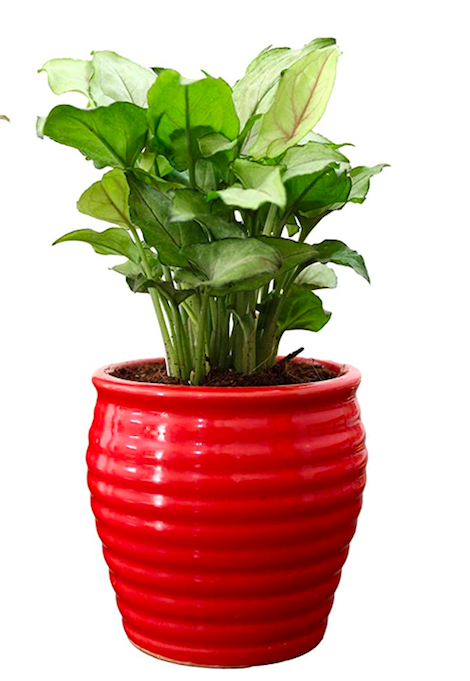
#> input picture experiment_notebooks/test_img_set6_1.png, 470 x 681 px
$ jupyter execute --allow-errors 'Feature Extraction & Mapping - OpenCV.ipynb'   (shell and % lines are left out)   (older library calls are emulated)
#> lines starting #> are read from the running program, lines starting #| are printed output that depends on the picture; after the words box and inside, x2 and y2 are one past the last pixel; in counts of white or black regions, pixels touching at a corner belong together
[cell 1]
import pandas as pd
import numpy as np
import cv2
import matplotlib.pyplot as plt
import os
from PIL import Image
import math

### List of Test Images

[cell 2]
imgA_path_list = ['test_img_set6_1.png']
imgB_path_list = ['test_img_set6_2.png']

[cell 3]
plt.figure(figsize=(15, 12))

plt.subplot(1,2,1)
plt.imshow(Image.open(imgA_path_list[0]))

plt.subplot(1,2,2)
plt.imshow(Image.open(imgB_path_list[0]))
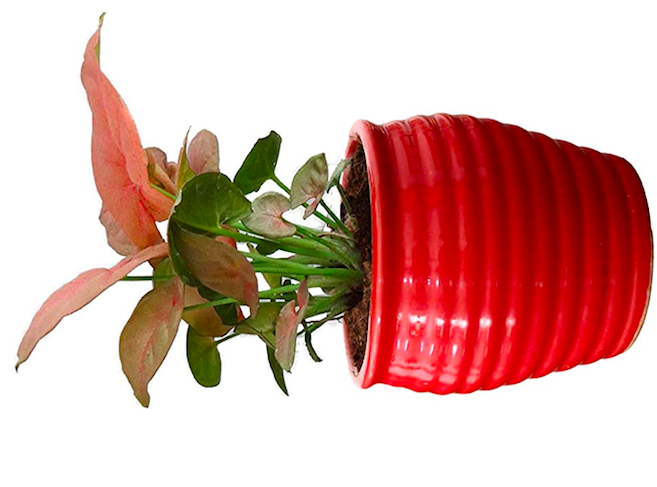
#> input picture experiment_notebooks/test_img_set6_2.png, 657 x 487 px

plt.show()
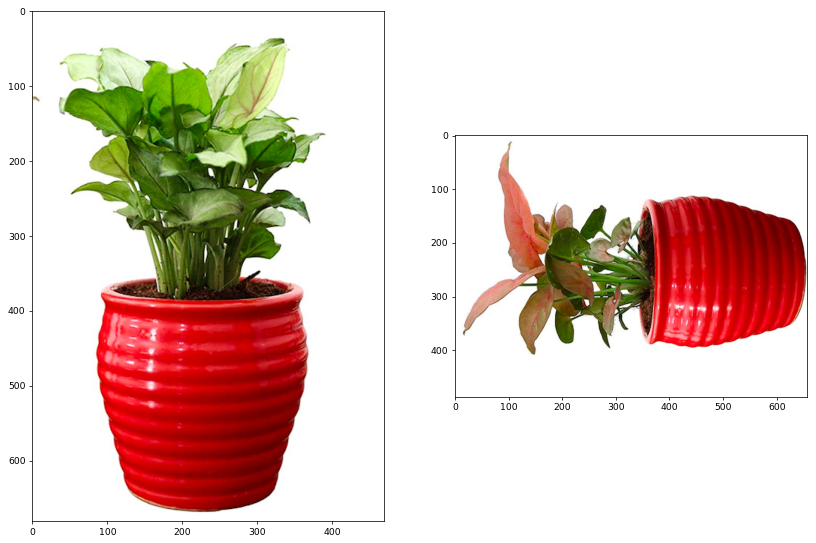
#> figure drawn by matplotlib, 2 panels

### Utility Functions

[cell 4]
def resize_image(img_path, shape_x=728, shape_y=728):
    '''
    Resizing image to a uniform size and return numpy array

    Returns:
        numpy array of the image
    '''
#> called with img_path = 'test_img_set6_1.png'
    pil_image = Image.open(img_path)
#> pil_image is the input picture: PIL image 470x681 RGBA; mean R, G, B, A 205.6, 174.9, 156.7, 255

    if shape_x == None or shape_y == None:
        shape_x, shape_y = pil_image.size
#> shape_x = 470; shape_y = 681
#> in resize_image, pil_image is the input picture: PIL image 657x487 RGBA; mean R, G, B, A 217.2, 175, 168, 255

    return np.asarray(pil_image.resize((shape_x, shape_y), Image.ANTIALIAS))

[cell 5]
def orb_get_kp_and_descp(img_a_array, img_b_array):
    '''
    Oriented FAST and Rotated BRIEF for Feature Extraction
    returns Keypoints and Descriptions of Keypoints for both images
    '''
    orb = cv2.ORB_create()

    a_key_points, a_description = orb.detectAndCompute(img_a_array, None)
#> a_key_points = 500 keypoints; strongest (x, y, size): (290, 235, 31), (282, 235, 31), (238, 220, 31), (302, 348, 31)
    b_key_points, b_description = orb.detectAndCompute(img_b_array, None)
#> b_key_points = 500 keypoints; strongest (x, y, size): (245, 316, 31), (255, 245, 31), (302, 328, 31), (246, 316, 37.2)

    return a_key_points, a_description, b_key_points, b_description

[cell 6]
def draw_key_points(img_keypoints, img_array):
    '''
    Draw the Keypoints extracted from images
    Plots a matplotlib plot - returns nothing
    '''
    img_with_keypoints = cv2.drawKeypoints(img_array,
                                        img_keypoints,
                                        img_array,
                                        flags=cv2.DRAW_MATCHES_FLAGS_DRAW_RICH_KEYPOINTS)

    plt.figure(figsize=(10,10))
    plt.imshow(img_with_keypoints)
    plt.show()

[cell 7]
def brute_force_matcher(A_description, B_description, do_ratio_test=True, ratio_threshold = 0.75, k_nearest=2):
    '''
    Brute force matcher for all images using Hamming Distance

    Option for Lowe's Ratio Test to remove dubious matches (do_ratio_test=True)
    Alternate ratio test logic for k > 2

    Returns list of matched features
    '''
    bf = cv2.BFMatcher(cv2.NORM_HAMMING)
    matches = bf.knnMatch(A_description, B_description, k=k_nearest)

    if do_ratio_test and k_nearest == 2:
        # Apply Lowe Ratio Test
        good_matches = []
        scores = []
        for m,n in matches:
            if m.distance < ratio_threshold*n.distance:
                good_matches.append([m])
                scores.append(1/(1+m.distance))
        return good_matches

    elif do_ratio_test and k_nearest > 2:
        ### alternate ratio test for k > 2
        good_matches = []
        for m in matches:
            distances = [i.distance for i in m]
            distance_delta = [distances[i+1] - distances[i] for i in range(0, len(distances)-1)]
            top_half_avg_distance = np.mean(distance_delta[0:int(len(distance_delta)/2)])
            bottom_half_avg_distance = np.mean(distance_delta[int(len(distance_delta)/2):len(distance_delta)])
            if top_half_avg_distance * ratio_threshold > bottom_half_avg_distance:
                good_matches.append(m[0])

        return good_matches

    else:
        matches = bf.match(A_description, B_description)
        return matches

[cell 8]
def draw_matches(matches, a_key_points, b_key_points, img_a_array, img_b_array):
    '''
    Draw matches between two images
    Plots a matplotlib plot
    '''
    matches_img = cv2.drawMatches(img_a_array, a_key_points,
                                  img_b_array, b_key_points,
                                  np.asarray(matches).squeeze()[0:50],
                                  img_b_array, flags=2)

    plt.figure(figsize=(20,15))
    plt.imshow(matches_img)
    plt.show()

# ORB Keypoint Detection and Feature Matching

[cell 9]
img_array_1 = resize_image(imgA_path_list[0], None, None)
img_array_2 = resize_image(imgB_path_list[0], None, None)

[cell 10]
img_a_array = img_array_1
img_b_array = img_array_2

[cell 11]
best_matched_images = []
max_matched_features = []

all_matches = []

a_key_points, a_description, b_key_points, b_description = orb_get_kp_and_descp(img_a_array, img_b_array)
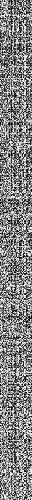
#> b_description: shape (500, 32); min 0, max 255, mean 130.7

matches = brute_force_matcher(a_description, b_description, do_ratio_test=True, ratio_threshold=0.85, k_nearest=2)
#> in brute_force_matcher, `matches = bf.knnMatch(A_description, B_description, k=k_nearest)`: matches = 500 matches
#> after the loop in brute_force_matcher, `for m,n in matches:`: good_matches = 79 matches; scores = 79 values, max 0.5 at index 70, min 0.013 at index 5, mean 0.0434
#> matches = 79 matches

len(matches)
#> Out = 79

### Examples

[cell 12]
example_img = imgA_path_list[0]
mapped_img = imgB_path_list[0]

[cell 13]
plt.figure(figsize=(15, 12))

plt.subplot(1,2,1)
plt.imshow(Image.open(example_img))

plt.subplot(1,2,2)
plt.imshow(Image.open(mapped_img))

plt.show()

### Intermediate Steps

[cell 14]
a_key_points, a_description, b_key_points, b_description = orb_get_kp_and_descp(img_a_array,
                                                                                img_b_array)

#> (a cell that did not finish here is left out)

#> (a cell that did not finish here is left out)

#> (a cell that did not finish here is left out)

# Histogram Matching

https://opencv24-python-tutorials.readthedocs.io/en/latest/py_tutorials/py_imgproc/py_morphological_ops/py_morphological_ops.html
https://opencv24-python-tutorials.readthedocs.io/en/latest/py_tutorials/py_imgproc/py_thresholding/py_thresholding.html

[cell 18]
def remove_image_background(img_array, mask_range:tuple=(240,255)):
    '''
    helper function for removing background from image

    Inputs:
        - img_array: numpy array of image
        - mask_range: tuple, upper and lower bound for image

    Returns:
        - image array with background removed
        - mask used to remove background
    '''
    img_array_gray = cv2.cvtColor(img_array, cv2.COLOR_BGR2GRAY)

    ### create mask - will make the range mentioned as 0 and the remaining as 255
    mask = np.zeros(img_array_gray.shape)
    for i in range(0, len(img_array_gray)):
        for j in range(0, len(img_array_gray[i])):
            if mask_range[0] <= img_array_gray[i][j] <= mask_range[1]:
                mask[i][j] = 0
            else:
                mask[i][j] = 255

    ### removes internal and external noise
    kernel = np.ones((1,1), np.uint8)
    mask = cv2.morphologyEx(mask, cv2.MORPH_OPEN, kernel)
    mask = cv2.morphologyEx(mask, cv2.MORPH_CLOSE, kernel)

    ### smoothing using gaussian blur
    mask = cv2.GaussianBlur(mask, (0,0), sigmaX=1, sigmaY=1, borderType = cv2.BORDER_DEFAULT)

    ### put mask into alpha channel
    no_background_img_array = img_array.copy()
    no_background_img_array = cv2.cvtColor(no_background_img_array, cv2.COLOR_BGR2BGRA)
    no_background_img_array[:, :, 3] = mask

    return no_background_img_array, mask, img_array_gray

[cell 19]
img_array_1 = resize_image(imgA_path_list[0], 728, 728)
img_array_2 = resize_image(imgB_path_list[0], 728, 728)
#> call 4 of resize_image, with img_path = 'test_img_set6_2.png', shape_x = 728, shape_y = 728
#> in resize_image (call 4), `return np.asarray(pil_image.resize((shape_x, shape_y), Image.ANTIALIAS))`:
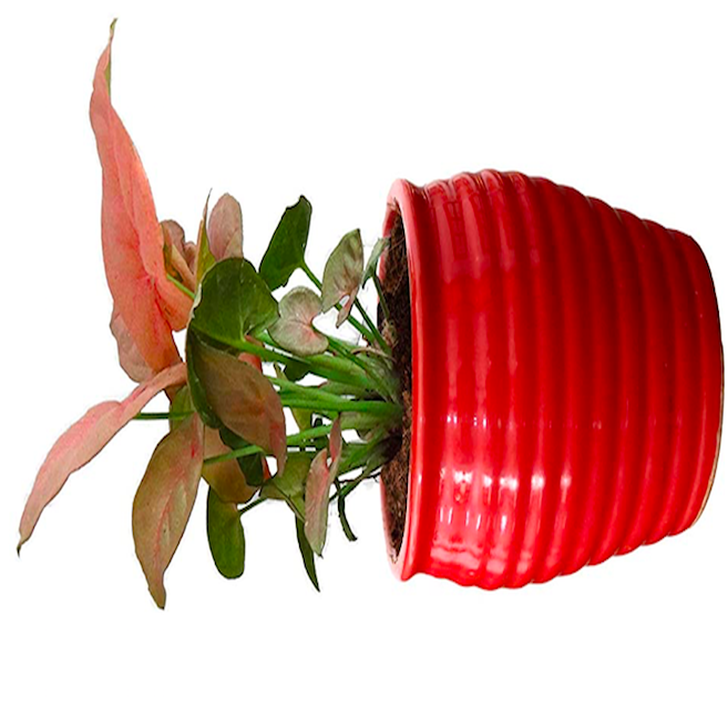
#> returned value: shape (728, 728, 4); mean of channels 0, 1, 2, 3 217.2, 175.1, 168.1, 255; drawn as R, G, B

img_a_array = img_array_1
img_b_array = img_array_2

img_a_array_rgb = cv2.cvtColor(img_a_array, cv2.COLOR_BGR2RGB)
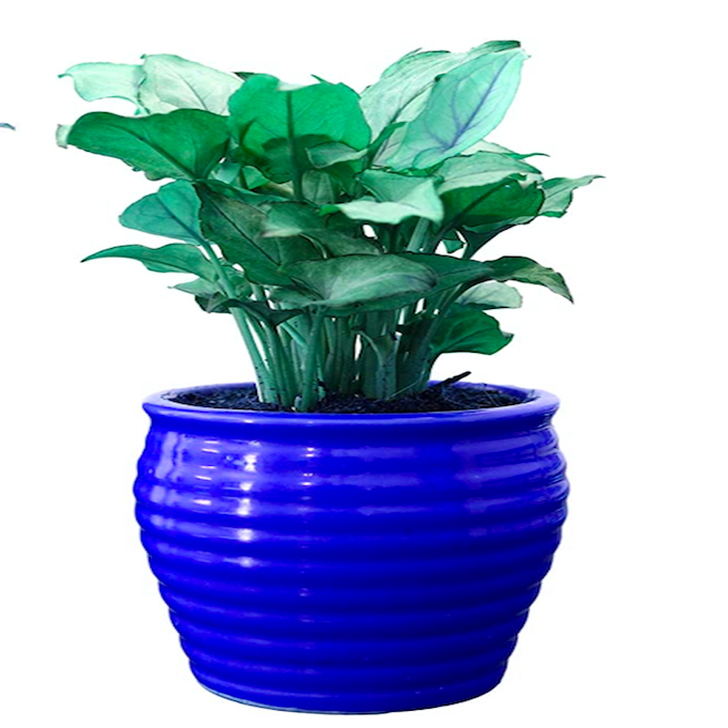
#> img_a_array_rgb: shape (728, 728, 3); mean R, G, B 156.8, 174.9, 205.6
img_b_array_rgb = cv2.cvtColor(img_b_array, cv2.COLOR_BGR2RGB)
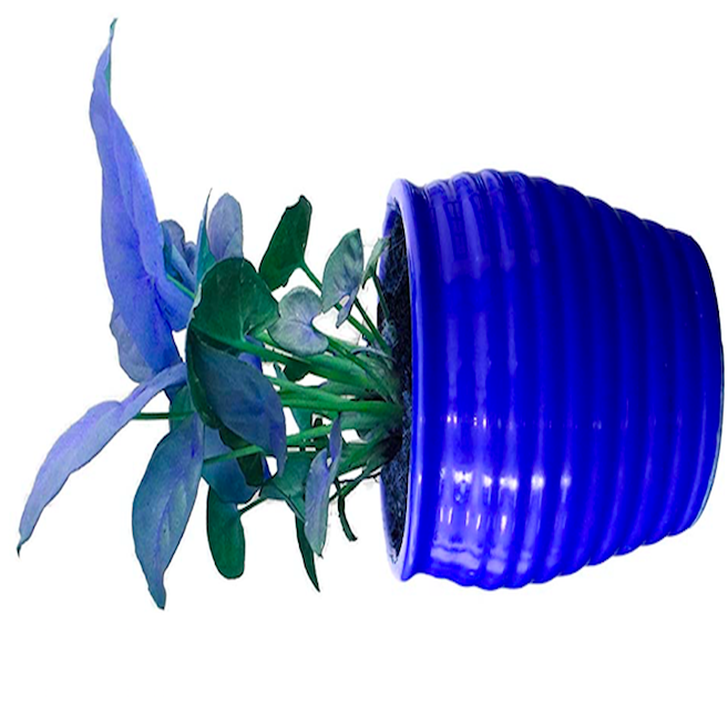
#> img_b_array_rgb: shape (728, 728, 3); mean R, G, B 168.1, 175.1, 217.2

[cell 20]
img_a_no_background, mask_a, img_a_array_gray = remove_image_background(img_a_array, (240,255))
#> after the loop in remove_image_background, `for i in range(0, len(img_array_gray)):`:
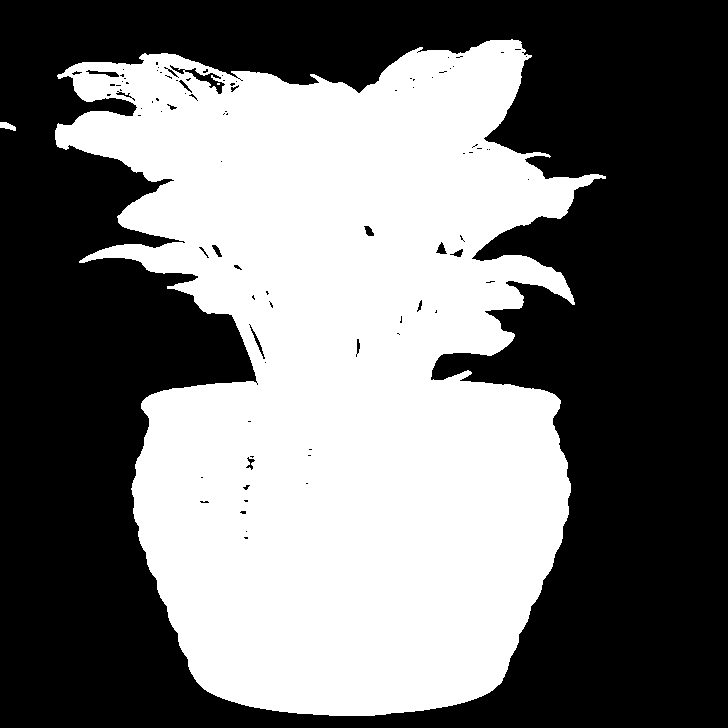
#> mask: shape (728, 728) float64; 45.6% white; 3 white regions (1 under 20 px), largest, box (x1, y1, x2, y2) and area: (55, 39, 606, 716) 241409, (0, 122, 16, 131) 91
img_b_no_background, mask_b, img_b_array_gray = remove_image_background(img_b_array, (240,255))
#> call 2 of remove_image_background, with mask_range = (240, 255)
#> in remove_image_background (call 2), `img_array_gray = cv2.cvtColor(img_array, cv2.COLOR_BGR2GRAY)`:
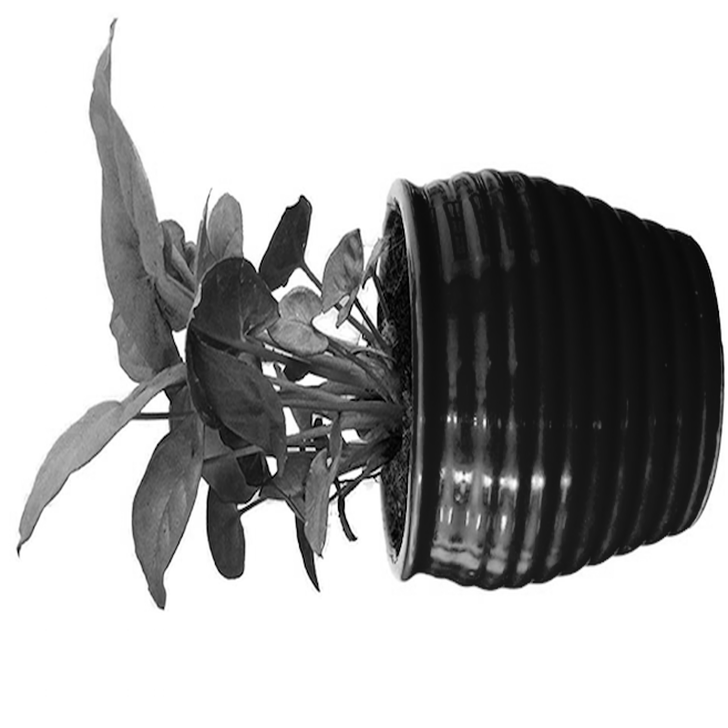
#> img_array_gray: shape (728, 728); min 0, max 255, mean 177.8
#> after the loop in remove_image_background (call 2), `for i in range(0, len(img_array_gray)):`:
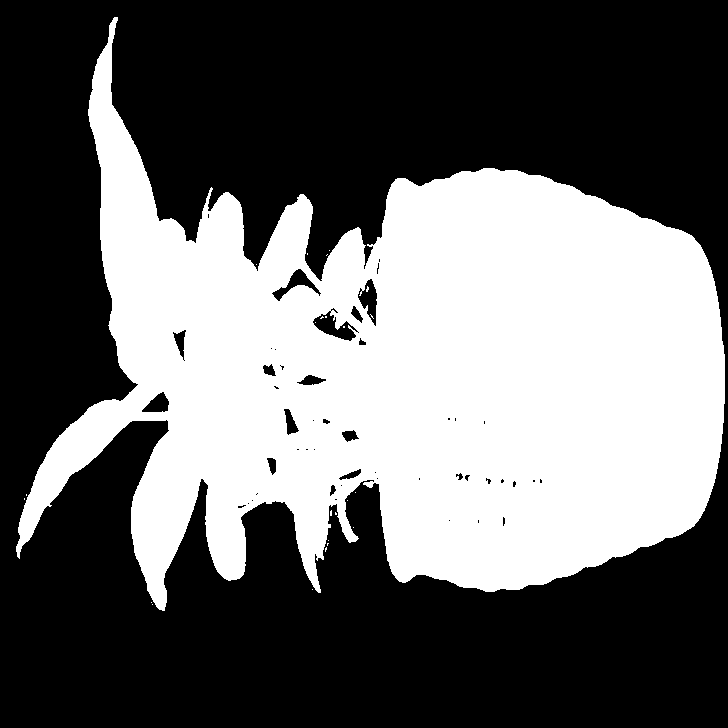
#> mask: shape (728, 728) float64; 40.1% white; 24 white regions (23 under 20 px), largest, box (x1, y1, x2, y2) and area: (16, 17, 725, 611) 212599

[cell 21]
plt.figure(figsize=(10,10))
plt.subplot(2,2,1)
plt.imshow(mask_b)

plt.subplot(2,2,2)
plt.imshow(img_b_no_background)

#cv2.imwrite('no_background_image.png', result)
#> figure, not shown here; B, G, R data is drawn as R, G, B

[cell 22]
def histogram_matching(img_a_array:np.array, img_b_array:np.array,
                       mask_a_array:np.array=None, mask_b_array:np.array=None,
                       plot:bool=False):
    '''
    generating image histogram and cacluating correlation and overlap

    Inputs:
        - img_a_array: numpy array of image a
        - img_b_array: numpy array of image b
        - mask_a_array: mask of image a overlapping only the object
        - mask_b_array: mask of image b overlapping only the object
        - plot: boolean value to determine whether to plot results or not

    Returns:
        - overlap score, correlation score
    '''
#> called with plot = True

    split_img_a = cv2.split(img_a_array)
    split_img_b = cv2.split(img_b_array)

    print([i.shape for i in split_img_a])
#| [(728, 728), (728, 728), (728, 728), (728, 728)]

    histogram_overlap_scores = []
    historgram_correlation_scores = []

    if plot:
        plt.figure(figsize=(15,10))

    for channel_a, channel_b, color in zip(split_img_a, split_img_b, ['r', 'g', 'b']):
        print(channel_a.shape)
        #print(mask_a_array.shape)
        if mask_a_array is None or mask_b_array is None:
            hist_a = cv2.calcHist([channel_a], [0], None, [32], [0,256])
            hist_b = cv2.calcHist([channel_b], [0], None, [32], [0,256])
        else:
            hist_a = cv2.calcHist([channel_a], [0], mask_a_array.astype(np.uint8), [32], [0,256])
            hist_b = cv2.calcHist([channel_b], [0], mask_b_array.astype(np.uint8), [32], [0,256])

        overlap_score = cv2.compareHist(hist_a, hist_b, method=cv2.HISTCMP_BHATTACHARYYA)
        histogram_overlap_scores.append(1 - overlap_score)

        correlation_score = cv2.compareHist(hist_a, hist_b, method=cv2.HISTCMP_CORREL)
        historgram_correlation_scores.append(correlation_score)

        if plot:
            plt.subplot(2,1,1)
            plt.plot(hist_a, color=color)

            plt.subplot(2,1,2)
            plt.plot(hist_b, color=color)
#> this loop made 3 passes
#> (color, overlap_score, correlation_score) on passes 1 to 3: ('r', 0.0895, 0.959), ('g', 0.162, 0.99), ('b', 0.105, 0.997)
#| (728, 728)
#| (728, 728)
#| (728, 728)
#> after the loop, histogram_overlap_scores = [0.91, 0.838, 0.895]; historgram_correlation_scores = [0.959, 0.99, 0.997]

    return np.mean(histogram_overlap_scores), np.mean(historgram_correlation_scores)

[cell 23]
histogram_matching(img_a_no_background, img_b_no_background, mask_a, mask_b, True)
#> Out = (0.881, 0.982)
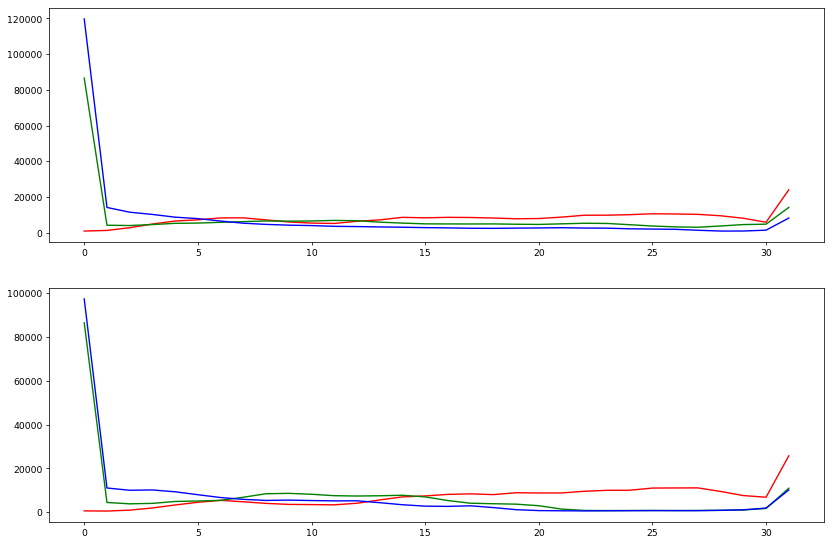
#> figure drawn by matplotlib, 2 panels; panel 1: curve peaks at x = 31, y = 24027; panel 1: curve peaks at x = 0, y = 86558; panel 1: curve peaks at x = 0, y = 119709; panel 2: curve peaks at x = 31, y = 25771
